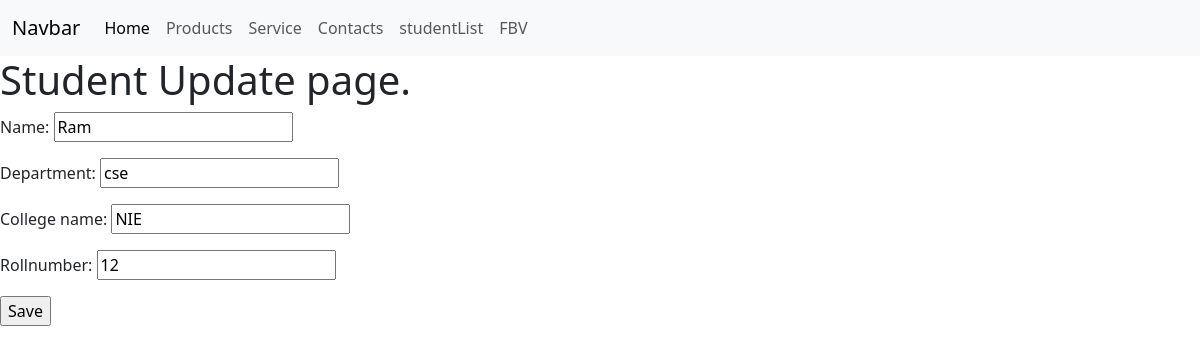
/1/update, run on the app's committed database.
### CSE/models.py (models this page shows, shortened)
class Student(models.Model):
    name = models.CharField(max_length=50)
    department = models.CharField(max_length=30)
    college_name = models.CharField(max_length=30)
    rollnumber = models.IntegerField()

### CSE/views.py (the view)
# urls.py: path('<pk>/update', StudentUpdate.as_view(), name = 'update'),
class StudentUpdate(UpdateView):
    model = Student
    fields = '__all__'
    template_name = 'CBV/update.html'
    success_url = '/'

### templates/CBV/update.html (shortened to what this page needs)
{% extends 'basic.html' %}
{% block content %}
<h1>Student Update page.</h1>
<form method="post">
    {{ form.as_p }}
    <input type="submit" class = "button" value="Save">
</form>
{% endblock %}

### data on the page
Student: name "Ram", department "cse", college_name "NIE", rollnumber "12"
